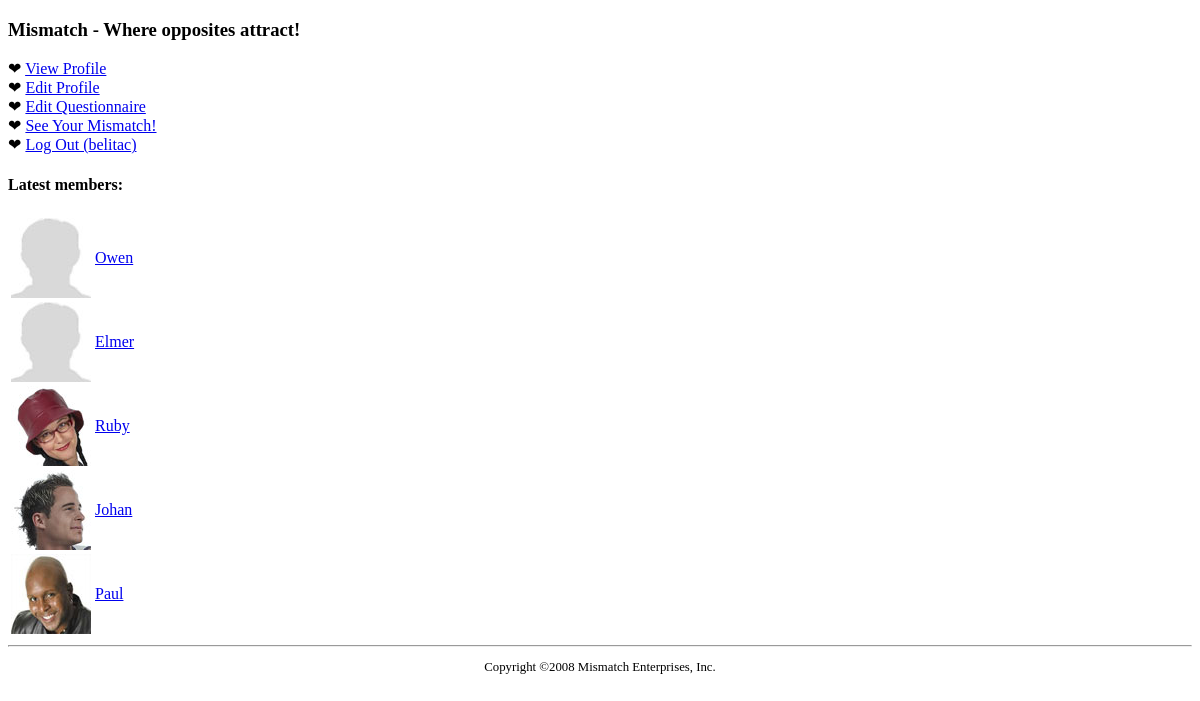
Page /index.php (signed in) on the committed database.
### tables this page shows
CREATE TABLE `mismatch_user` (
  `user_id` INT AUTO_INCREMENT,
  `username` VARCHAR(32),
  `password` VARCHAR(40),
  `join_date` DATETIME,
  `first_name` VARCHAR(32),
  `last_name` VARCHAR(32),
  `gender` VARCHAR(1),
  `birthdate` DATE,
  `city` VARCHAR(32),
  `state` VARCHAR(2),
  `picture` VARCHAR(32),
  PRIMARY KEY (`user_id`)
);

### index.php (the view, shortened to what this page needs)
<?php
  require_once('header.php');
  require_once('navmenu.php');
  $dbc = mysqli_connect(DB_HOST, DB_USER, DB_PASSWORD, DB_NAME);
  $query = "SELECT user_id, first_name, picture FROM mismatch_user WHERE first_name IS NOT NULL ORDER BY join_date DESC LIMIT 5";
  $data = mysqli_query($dbc, $query);
  echo '<h4>Latest members:</h4>';
  echo '<table>';
  while ($row = mysqli_fetch_array($data)) {
    if (is_file(MM_UPLOADPATH . $row['picture']) && filesize(MM_UPLOADPATH . $row['picture']) > 0) {
      echo '<tr><td><img src="' . MM_UPLOADPATH . $row['picture'] . '" alt="' . $row['first_name'] . '" /></td>';
    }
    else {
      echo '<tr><td><img src="' . MM_UPLOADPATH . 'nopic.jpg' . '" alt="' . $row['first_name'] . '" /></td>';
    }
    if (isset($_SESSION['user_id'])) {
      echo '<td><a href="viewprofile.php?user_id=' . $row['user_id'] . '">' . $row['first_name'] . '</a></td></tr>';
    }
    else {
      echo '<td>' . $row['first_name'] . '</td></tr>';
    }
  }
  echo '</table>';
?>
<?php
  require_once('footer.php');
?>

### rows in the picture
mismatch_user: first_name "Owen"
mismatch_user: first_name "Elmer"
mismatch_user: picture (picture), first_name "Ruby"
mismatch_user: picture (picture), first_name "Johan"
mismatch_user: picture (picture), first_name "Paul"

### other values in the picture
$page_title "Where opposites attract!"
$_SESSION['username'] "belitac"
